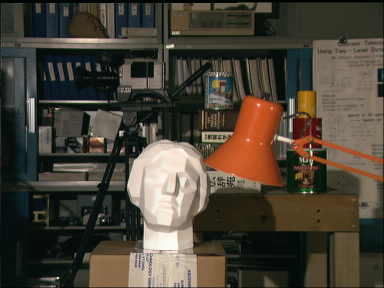
#> input picture data/tsukuba1.ppm, 384 x 288 px
$ python hw2.py data/tsukuba1.ppm data/tsukuba2.ppm
#> lines starting #> are read from the running program, lines starting #| are printed output that depends on the picture
import cv2
import numpy as np
import matplotlib.pyplot as plt
import argparse
import threading
import os
from skimage.util import view_as_windows

debug = False

if debug == False:
    args = argparse.ArgumentParser()
    args.add_argument("file1", help="first image file", default='data/tsukuba1.ppm')
    args.add_argument("file2", help="second image file", default='data/tsukuba2.ppm')
    args.add_argument("--window", help="window size for block matching", type=int, default=15)
    args.add_argument("--depthfile", help="(optional) depth file to compare", nargs='?')
    args.add_argument("--output", help="output directory name", default='output')

    # make output dir if not exists

    dir = args.parse_args().output
    if not os.path.exists(dir):
        os.makedirs(dir)

    # Load left and right images
    left_img = cv2.imread(args.parse_args().file1, 0)
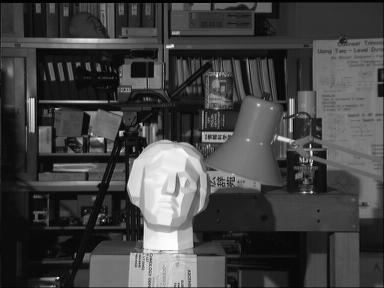
#> left_img: shape (288, 384); min 0, max 253, mean 67.9
    right_img = cv2.imread(args.parse_args().file2, 0)
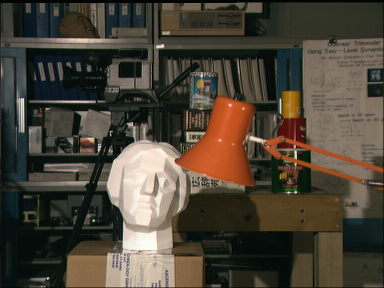
#> input picture data/tsukuba2.ppm, 384 x 288 px
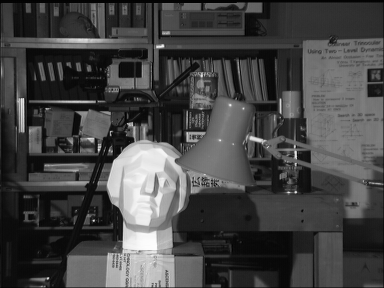
#> right_img: shape (288, 384); min 0, max 254, mean 68.7

    try:
        depth_img = cv2.imread(args.parse_args().depthfile, 0)
    except:
        depth_img = None

    window_size = args.parse_args().window
else:
    left_img = cv2.imread('data/tsukuba1.ppm', 0)
    right_img = cv2.imread('data/tsukuba2.ppm', 0)
    depth_img = cv2.imread('data/tsukuba_disp.pgm', 0)
    window_size = 15
    dir = 'tsukuba'


def window(image, x, y):
    return image[y - window_size // 2:y + window_size // 2 + 1, x - window_size // 2:x + window_size // 2 + 1]


def ssd(window1, window2):
    try:
        return np.sum((window1 - window2) ** 2)
    except:
        return float('inf')


windows1 = view_as_windows(left_img, (window_size, window_size))
windows2 = view_as_windows(right_img, (window_size, window_size))

disparity = np.zeros(np.shape(left_img)[0:2])

def row_process(y):
    for x1 in range(np.shape(windows1)[1]):
        minx = 0
        minssd = float('inf')
        for x2 in range(np.shape(windows2)[1]):
            if abs(x1 - x2) > 32:
                continue
            ssd_value = ssd(windows1[y, x1], windows2[y, x2])
            if ssd_value < minssd:
                minssd = ssd_value
                minx = x2
        disparity[y+window_size//2, x1+window_size//2] = abs(x1 - minx)
    print(f"do {window_size}, {y} end")


threads = []
for y in range(np.shape(windows1)[0]):
    t = threading.Thread(target=row_process, args=(y,))
    threads.append(t)

for t in threads:
#> (the run stopped early here; a loop or call above may not have finished)
